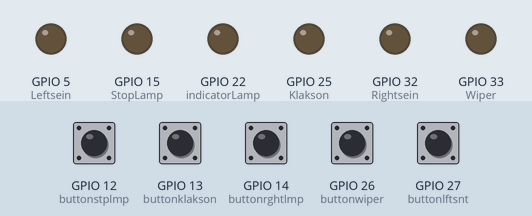
Recording of a sketch running on a simulated ESP32. On the bench: output pins drawn as LEDs (lit = HIGH). Dashed ring = blinking. The test bench sets the inputs (shaded band); at power-on: GPIO 12 (buttonstplmp), GPIO 13 (buttonklakson), GPIO 14 (buttonrghtlmp), GPIO 26 (buttonwiper), GPIO 27 (buttonlftsnt) LOW. What the sketch prints to the serial monitor is not drawn.

Above: at 4.2 s.
4.3 s: GPIO 12 (buttonstplmp) pulled HIGH for 0.15 s
At 4.37 s:
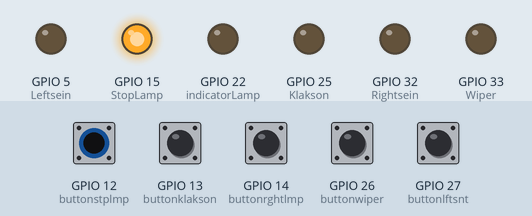
5.9 s: GPIO 13 (buttonklakson) pulled HIGH for 0.15 s
At 5.97 s:
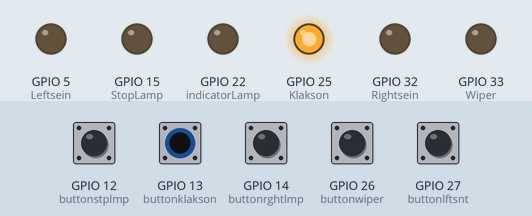
7.5 s: GPIO 14 (buttonrghtlmp) pulled HIGH for 0.15 s
At 7.9 s:
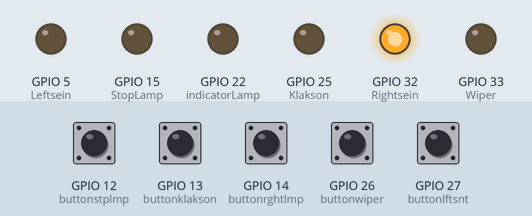
9.5 s: GPIO 26 (buttonwiper) pulled HIGH for 0.15 s
At 9.58 s:
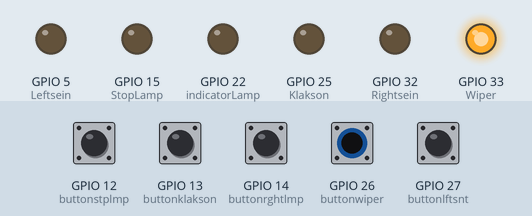
11.1 s: GPIO 27 (buttonlftsnt) pulled HIGH for 0.15 s
At 11.5 s:
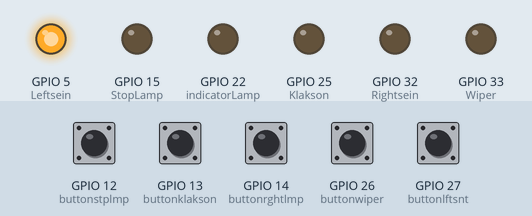
13.1 s: GPIO 12 (buttonstplmp) driven HIGH and GPIO 14 (buttonrghtlmp) driven HIGH
At 14.0 s:
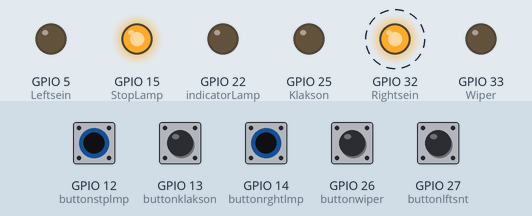
Timing chart, 0 to 17.1 s (numbered marks = the images above; inputs shaded):
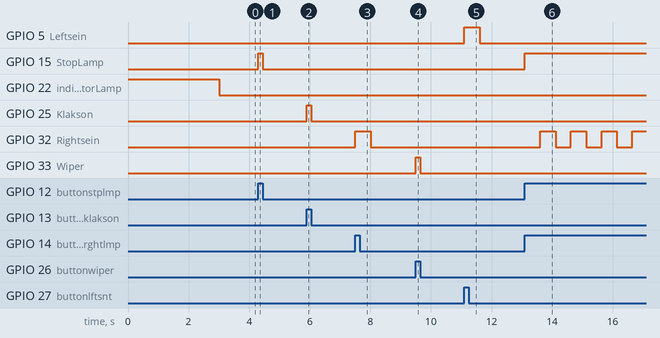

Measured:
- after the input at 4.3 s, GPIO 15 (StopLamp): LOW → HIGH at once, → LOW 0.15 s later
- after the input at 5.9 s, GPIO 25 (Klakson): LOW → HIGH at once, → LOW 0.15 s later
- after the input at 7.5 s, GPIO 32 (Rightsein): LOW → HIGH at once, → LOW 0.51 s later
- after the input at 9.5 s, GPIO 33 (Wiper): LOW → HIGH at once, → LOW 0.15 s later
- after the input at 11.1 s, GPIO 5 (Leftsein): LOW → HIGH at once, → LOW 0.51 s later
- after the input at 13.1 s, GPIO 15 (StopLamp): LOW → HIGH at once; GPIO 32 (Rightsein): alternates HIGH for 0.51 s and LOW for 0.51 s, starting after 0.51 s

The sketch:

Lampu_sein__klakson__wiper__indicator__stop.ino
```cpp
#define indicatorLamp  22
#define StopLamp 15
#define Leftsein 5
#define Rightsein 32
#define Wiper 33
#define Klakson 25
#define buttonwiper 26
#define buttonlftsnt 27
#define buttonrghtlmp 14
#define buttonstplmp 12
#define buttonklakson 13
boolean srsein = false;
boolean slsein = false;

TaskHandle_t Task1;
TaskHandle_t Task2;
TaskHandle_t Task3;
TaskHandle_t Task4;
TaskHandle_t Task5;


void Stplmp (void*parameters) {
  for (;;) {
    int nStplmp = digitalRead(buttonstplmp);
    Serial.print("STOPLAMP : ");
    Serial.println(nStplmp);
    if ( nStplmp == 1) {
      digitalWrite( StopLamp, HIGH);
    }
    else {
      digitalWrite (StopLamp, LOW);
    }
  }
}
void Rsein (void*parameters) {
  for (;;) {

    int nrsein = digitalRead(buttonrghtlmp);
    Serial.print("RIGHTSEIN : ");
    Serial.println(nrsein);
    if (nrsein == 1) {
      srsein = !srsein;
      digitalWrite(Rightsein, srsein);
      vTaskDelay(500 / portTICK_PERIOD_MS);
    }
    else {
      digitalWrite(Rightsein, LOW);
    }
  }
}

void Lsein (void*parameters) {
  for (;;) {

    int nLsein = digitalRead(buttonlftsnt);
    Serial.print("LEFTSEIN : ");
    Serial.println(nLsein);

    if (nLsein == 1) {
      slsein = !slsein;
      digitalWrite(Leftsein, slsein);
      vTaskDelay(500 / portTICK_PERIOD_MS);
    }
    else {
      digitalWrite(Leftsein, LOW);
    }
  }
}

void Wpr (void*parameters) {
  for (;;) {
    int nWpr = digitalRead(buttonwiper);
    Serial.print("Wiper : ");
    Serial.println(nWpr);
    if (nWpr == 1) {
      digitalWrite(Wiper, HIGH);
    }
    else {
      digitalWrite (Wiper, LOW);
    }
  }
}

void Klksn (void*parameters) {
  for (;;) {
    int nKlksn = digitalRead(buttonklakson);
    Serial.print("Klakson : ");
    Serial.println(nKlksn);
    if ( nKlksn == 1) {
      digitalWrite( Klakson, HIGH);
    }
    else {
      digitalWrite (Klakson, LOW);
    }
  }
}


void setup() {
  // put your setup code here, to run once:
  Serial.begin(115200);
  pinMode(indicatorLamp , OUTPUT);
  pinMode(StopLamp , OUTPUT);
  pinMode(Leftsein , OUTPUT);
  pinMode(Rightsein , OUTPUT);
  pinMode(StopLamp , OUTPUT);
  pinMode(Klakson , OUTPUT);
  pinMode(Wiper, OUTPUT);
  pinMode(buttonwiper, INPUT);
  pinMode(buttonlftsnt, INPUT);
  pinMode(buttonrghtlmp, INPUT);
  pinMode(buttonstplmp, INPUT);
  pinMode(buttonklakson, INPUT);

  xTaskCreatePinnedToCore(
    Rsein,   /* Task function. */
    "Rightsein",     /* name of task. */
    10000,       /* Stack size of task */
    NULL,        /* parameter of the task */
    1,           /* priority of the task */
    &Task2,      /* Task handle to keep track of created task */
    0);          /* pin task to core 0 */

  xTaskCreatePinnedToCore(
    Lsein,   /* Task function. */
    "Leftsein",     /* name of task. */
    10000,       /* Stack size of task */
    NULL,        /* parameter of the task */
    1,           /* priority of the task */
    &Task3,      /* Task handle to keep track of created task */
    0);          /* pin task to core 0 */

    xTaskCreatePinnedToCore(
    Stplmp,   /* Task function. */
    "stoplamp",     /* name of task. */
    10000,       /* Stack size of task */
    NULL,        /* parameter of the task */
    1,           /* priority of the task */
    &Task1,      /* Task handle to keep track of created task */
    1);          /* pin task to core 0 */

  xTaskCreatePinnedToCore(
    Wpr,   /* Task function. */
    "Wiper",     /* name of task. */
    10000,       /* Stack size of task */
    NULL,        /* parameter of the task */
    1,           /* priority of the task */
    &Task4,      /* Task handle to keep track of created task */
    1);          /* pin task to core 0 */

  xTaskCreatePinnedToCore(
    Klksn,   /* Task function. */
    "Klakson",     /* name of task. */
    10000,       /* Stack size of task */
    NULL,        /* parameter of the task */
    1,           /* priority of the task */
    &Task5,      /* Task handle to keep track of created task */
    1);          /* pin task to core 0 */

  digitalWrite(indicatorLamp, HIGH);
  delay(3000);
  digitalWrite(indicatorLamp, LOW);


}

void loop() {
  // put your main code here, to run repeatedly:

}

// tanggal 26 April 2022
// oleh : Fadli Amman Siwaka
```
